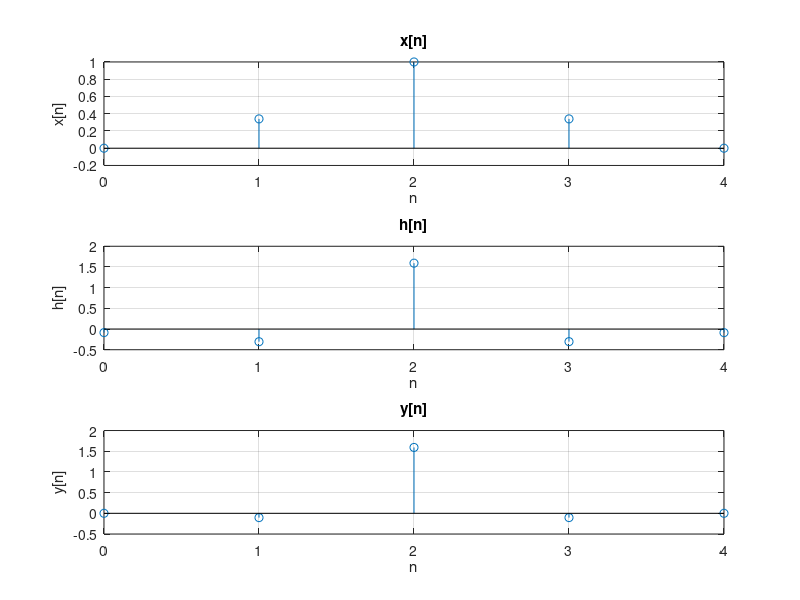
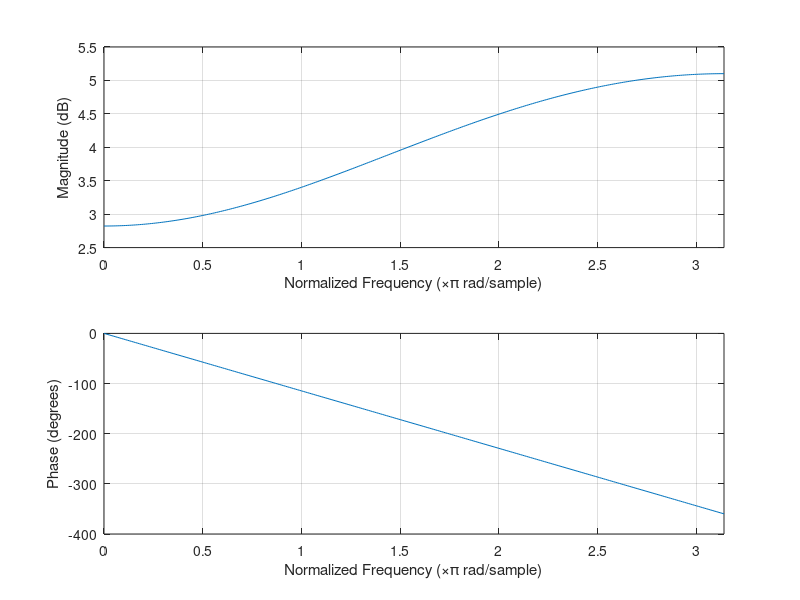

Source code (MATLAB) for these figures, in order:
clc;clear all;close all;
% Part 3

% Filtering with the help of Convolution 
% Design of FIR highpass filter
w_c = input('Enter cut off frequency: ');
N = input('Enter tapsof filter: ');
a = (N-1)/2; % alpha
Tol = 0.001; % eps
n = 0:1:N-1; % samples
x = 0.42 - 0.5*cos((2*pi*n)/(N - 1)) + 0.08*cos((4*pi*n)/(N-1)); % Rectangular Window
h = sin(w_c*(n-a + Tol))./(pi*(n-a + Tol)); % Blackman Window
y = h.*x;    % convolution of  Rectangular Window and Blackman Window
figure; 
subplot(3,1,1)
stem(n,x)
xlabel('n')
ylabel('x[n]')
title('x[n]')
grid on

subplot(3,1,2)
stem(n,h)
xlabel('n')
ylabel('h[n]')
title('h[n]')
grid on

subplot(3,1,3)
stem(n,y)
xlabel('n')
ylabel('y[n]')
title('y[n]')
grid on

figure;
w = 0:0.01:pi;  % sampled frequncy 
freqz(y,1,w);   % frequency response